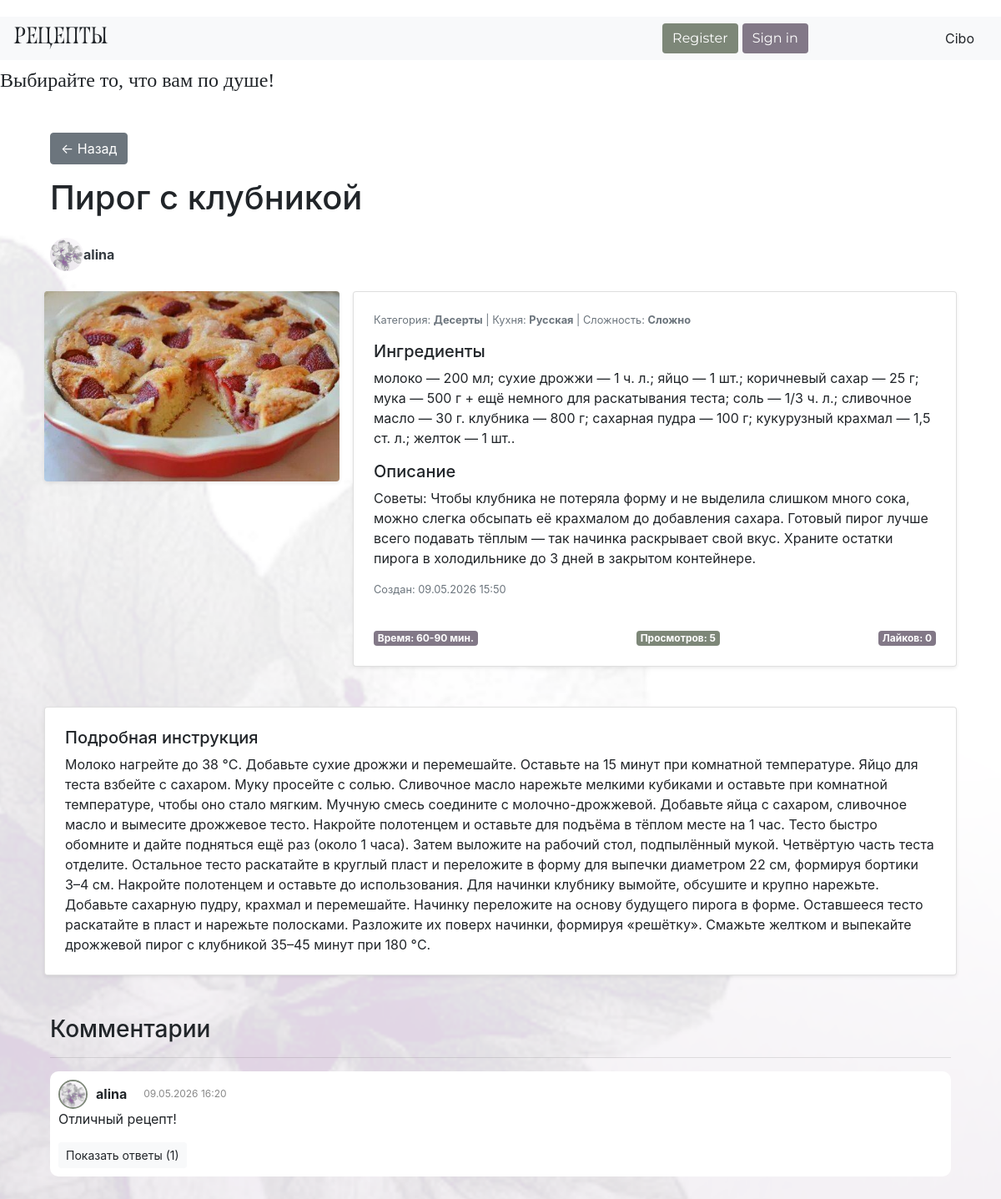
Page /recipe/3 on the earlier database version.
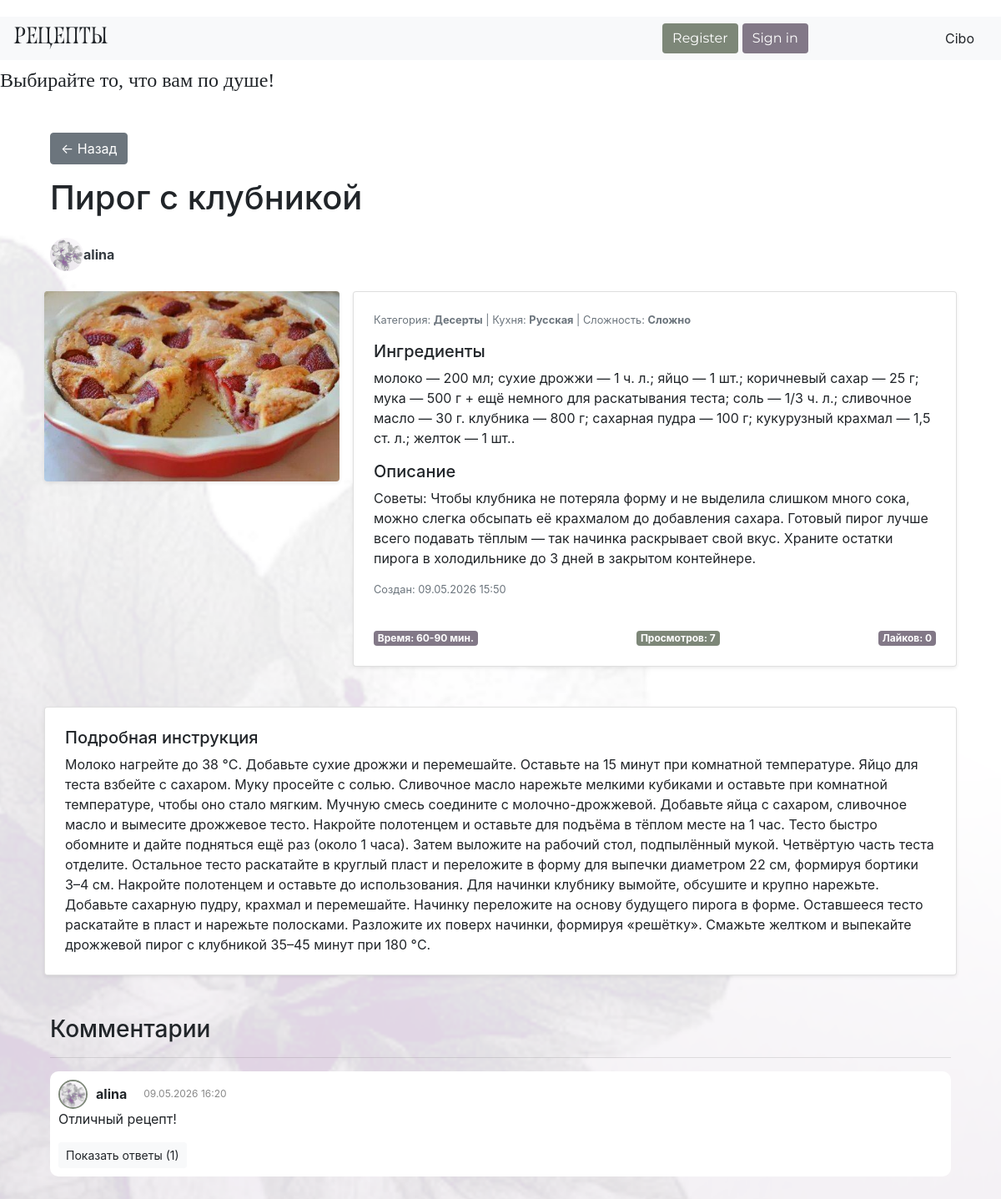
Same page on the later database version.
### data/recipes.py (models this page shows)
class Recipe(SqlAlchemyBase):
    __tablename__ = 'recipes'
    id = sa.Column(sa.Integer, primary_key=True, autoincrement=True)
    user_id = sa.Column(sa.Integer, sa.ForeignKey('users.id'))
    created_at = sa.Column(sa.DateTime, default=sa.func.now())
    title = sa.Column(sa.String, nullable=True)
    text = sa.Column(sa.String, nullable=True)
    image = sa.Column(sa.String, nullable=True)
    category = sa.Column(sa.String, nullable=True)
    cuisine = sa.Column(sa.String, nullable=True)
    complexity = sa.Column(sa.Integer, nullable=True)
    ingredients = sa.Column(sa.String, nullable=False)
    cooking_time = sa.Column(sa.Integer, nullable=True)
    type = sa.Column(sa.String, nullable=True)
    likes = sa.Column(sa.Integer, default=0)
    views = sa.Column(sa.Integer, default=0)
    food_intake = sa.Column(sa.String, nullable=True)
    manual = sa.Column(sa.String, nullable=True)
    user = relationship("User", back_populates="recipes")
    comments = relationship("Comment", back_populates="recipe", cascade="all, delete")

### main.py (the view)
@app.route('/recipe/<int:recipe_id>')
def recipe_page(recipe_id):
    session = create_session()
    recipe = session.get(Recipe, recipe_id)
    if not recipe:
        return "Рецепт не найден"
    recipe.views += 1
    if current_user.is_authenticated:
        view = View(user_id=current_user.id, recipe_id=recipe_id)
        session.add(view)
    comments = session.query(Comment).filter(Comment.recipe_id == recipe_id).order_by(Comment.created_at).all()
    comment_tree = build_com(comments)
    session.commit()
    return render_template('recipe.html', recipe=recipe, comments_tree=comment_tree)

### data/db_session.py (called while the page is built)
def create_session() -> Session:
    global __factory
    return __factory()

### main.py (called while the page is built)
def build_com(comments):
    n = {}
    for i in comments:
        n[i.id] = {"comment": i, "children": []}
    nn = []
    for i in comments:
        if i.parent_id:
            if i.parent_id in n:
                n[i.parent_id]["children"].append(n[i.id])
        else:
            nn.append(n[i.id])
    return nn

### templates/recipe.html (shortened to what this page needs)
{% extends "base.html" %}
{% block content %}
<div class="container my-5">
    <a href="/" class="btn btn-secondary mb-3">← Назад</a>
    <h1 class="mb-4">{{ recipe.title }}</h1>
    <div class="d-flex align-items-center mb-4">
        <a href="{{ url_for('profile', user_id=recipe.user.id) }}">
            <img src="{{ url_for('static', filename=recipe.user.avatar or 'img/base_av.png') }}"
                 alt="{{ recipe.user.username }}"
                 class="rounded-circle me-3"
                 style="width: 40px; height: 40px; object-fit: cover;">
        </a>
        <div>
            <a href="{{ url_for('profile', user_id=recipe.user.id) }}"
               class="text-decoration-none text-dark">
                <b>{{ recipe.user.username }}</b>
            </a>
        </div>
    </div>
    <div class="row g-4">
        <div class="col-md-4 text-center">
            <img src="{{ url_for('static', filename=recipe.image) }}"
                 alt="{{ recipe.title }}"
                 class="img-fluid rounded shadow-sm">
        </div>
        <div class="col-md-8">
            <div class="card p-4 shadow-sm">
                <p class="text-muted small mb-3">
                    Категория: <strong>{{ recipe.category }}</strong> |
                    Кухня: <strong>{{ recipe.cuisine }}</strong> |
                    Сложность: <strong>{{ recipe.complexity }}</strong>
                </p>
                <h5>Ингредиенты</h5>
                <p class="card-text">{{ recipe.ingredients }}</p>
                <h5>Описание</h5>
                <p class="card-text">{{ recipe.text }}</p>
                <p class="text-muted small">Создан: {{ recipe.created_at.strftime('%d.%m.%Y %H:%M') }}</p>
                <div class="d-flex justify-content-between align-items-center mt-4">
                    <span class="badge" style="background-color: #827887; color: white;">
                        Время: {{ recipe.cooking_time }} мин.
                    </span>
                    <span class="badge" style="background-color: #7d8778; color: white;">
                        Просмотров: {{ recipe.views }}
                    </span>
                    <span class="badge" style="background-color: #827887; color: white;">
                        Лайков: {{ recipe.likes }}
                    </span>
                </div>
            </div>
        </div>
    </div>
    {% if recipe.manual %}
<div class="row g-4 mt-5">
    <div class="col-12">
        <div class="card p-4 shadow-sm">
            <h5>Подробная инструкция</h5>
            <p class="card-text">{{ recipe.manual }}</p>
        </div>
    </div>
</div>
{% endif %}
    <h3 class="mt-5">Комментарии</h3>
    <hr>
    {% macro render_comment(node, level=0) %}
        {% set comment = node.comment %}
        <div class="comment-box" style="margin-left: {{ level * 20 }}px;">
            <div class="comment-header">
                <img src="{{ url_for('static', filename=comment.user.avatar or 'img/base_av.png') }}"
                     class="comment-avatar">
                <b>{{ comment.user.username }}</b>
                <span class="comment-date">{{ comment.created_at.strftime('%d.%m.%Y %H:%M') }}</span>
            </div>
            <p>{{ comment.text }}</p>
            {% if node.children %}
                <button onclick="toggleReplies({{ comment.id }})"
                        class="btn btn-sm btn-light">
                    Показать ответы ({{ node.children|length }})
                </button>
            {% endif %}
        </div>
    {% endmacro %}
    {% for node in comments_tree %}
        {{ render_comment(node) }}
    {% endfor %}
</div>
{% endblock %}

Differences in the rows shown:
changed Recipe "Пирог с клубникой": views "5" → "7"
